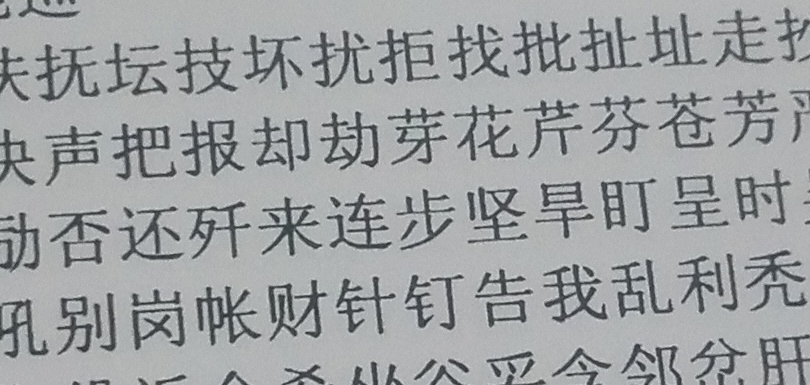
//> input picture real_img2s.jpg, 810 x 385 px
$ ./project   (built with g++ and OpenCV 4)
//> lines starting //> are read from the running program, lines starting //| are printed output that depends on the picture; after the words box and inside, x2 and y2 are one past the last pixel; in counts of white or black regions, pixels touching at a corner belong together
#include <opencv/cv.h>
#include <opencv2/highgui.hpp>
#include <opencv/cxcore.h>
#include <sys/time.h>

#define IMAGE "/Users/W_littlewhite/Documents/Git/OCR-Cut/real_img2s.jpg"

using namespace cv;

int* project(IplImage* src,int number);

void cut(int* h,IplImage* src,int number);

bool IsDimodal(double HistGram[256]);

int FindThreshold(IplImage* imgSrc);

IplImage* rotate(IplImage* src,double angle);

double findAngle(IplImage* src);

long getCurrentTime()
{
    struct timeval tv;
    gettimeofday(&tv,NULL);
    return tv.tv_sec * 1000 + tv.tv_usec / 1000;
}

//计数器
int count = 0;

int main(int argc, char* argv[])
{

    printf("begin:%ld\n",getCurrentTime());
    //    加载图像
    IplImage* imgSrc = cvLoadImage(IMAGE,CV_LOAD_IMAGE_COLOR);
//> imgSrc is the input picture: 385 rows x 810 cols, CV_8UC3; mean B, G, R 163.4, 161.7, 158.9

    //    将图像转换为灰度图
    IplImage* img_gray = cvCreateImage(cvGetSize(imgSrc), IPL_DEPTH_8U, 1);
    cvCvtColor(imgSrc, img_gray, CV_BGR2GRAY);

//    查找阈值
    int threshold = FindThreshold(img_gray);
//> after the loop in FindThreshold, `for(int y = 0;y < imgSrc->height;y++)`: HistGram = 256 values, max 26521 at index 179, min 0 at index 0, mean 1218.2
//> the loop in FindThreshold, `while (IsDimodal(HistGram) == false)` made 10 passes
//> after the loop in FindThreshold, `while (IsDimodal(HistGram) == false)`: HistGram = 256 values, max 20205.3 at index 179, min 0 at index 0, mean 1218.2; Iter = 10
//> threshold = 119

//    全局二值化处理
    cvThreshold(img_gray, img_gray, threshold, 255, CV_THRESH_BINARY_INV);
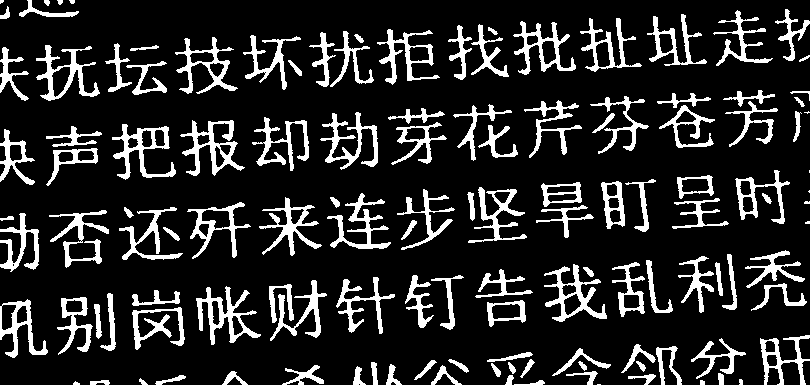
//> img_gray: 385 rows x 810 cols, CV_8UC1; 15.7% white; 129 white regions (9 under 20 px), largest, box (x1, y1, x2, y2) and area: (196, 286, 261, 345) 1217, (180, 120, 245, 176) 1165, (544, 264, 607, 322) 1102

//    局部自适应二值化处理
//    cvAdaptiveThreshold(img_gray, img_gray, 255,CV_ADAPTIVE_THRESH_MEAN_C,CV_THRESH_BINARY_INV);// CV_THRESH_BINARY_INV使得背景为黑色，字符为白色，这样找到的最外层才是字符的最外层

    //膨胀操作
    cvDilate(img_gray, img_gray,NULL,1);
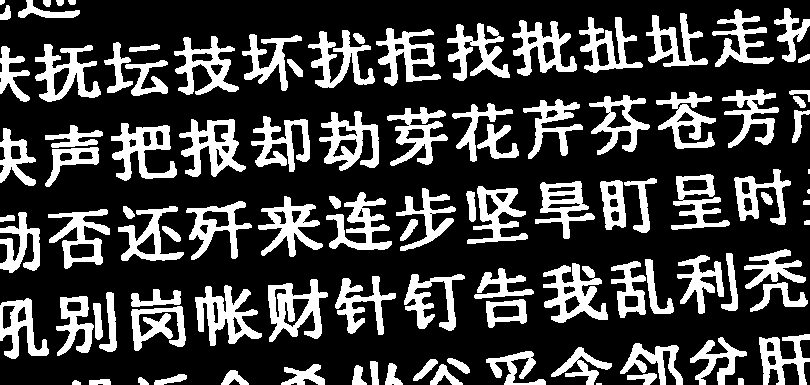
//> img_gray: 385 rows x 810 cols, CV_8UC1; 25.7% white; 104 white regions (3 under 20 px), largest, box (x1, y1, x2, y2) and area: (195, 285, 262, 346) 1896, (268, 279, 328, 342) 1847, (543, 263, 608, 323) 1845

    double angle = findAngle(img_gray);
//> in findAngle, `cvCanny( img_temp, img_temp, 50, 200, 3 );`:
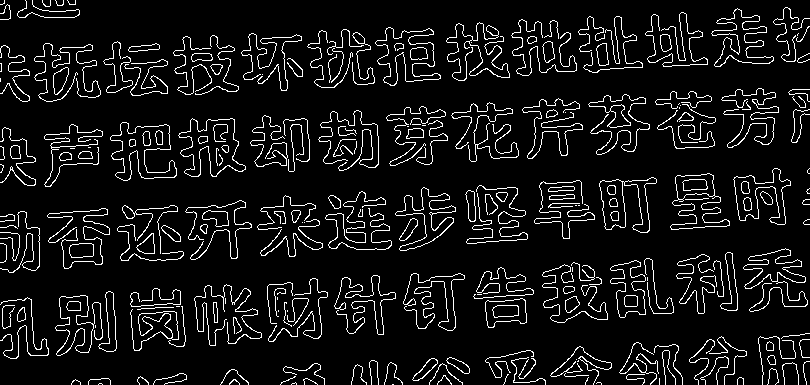
//> img_temp: 385 rows x 810 cols, CV_8UC1; 8.2% white in thin lines or dots
//> in findAngle, `lines = cvHoughLines2( img_temp, storage, CV_HOUGH_PROBABILISTIC, 1, C..`: lines = 55 items
//> the loop in findAngle, `for( i = 0; i < lines->total; i++ )` made 55 passes
//> after the loop in findAngle, `for (int m = 0; m<i-1; m++)`: linesLong = 100 values, max 810 at index 0, min 0 at index 55, mean 424.8
//> the loop in findAngle, `for( i = 0; i < lines->total; i++ )` made 55 passes
//> alpha on pass 40: 0.0865
//> angle = 0.0865
    //    cvCanny( img_gray, img_gray, 50, 200, 3 );

    imgSrc = rotate(imgSrc, -angle*180/M_PI);
//> in rotate, `cvZero(dst);`: dst: 385 rows x 810 cols, CV_8UC3; every value is 0
//> in rotate, `cvWarpAffine(src,dst,rot_mat);`:
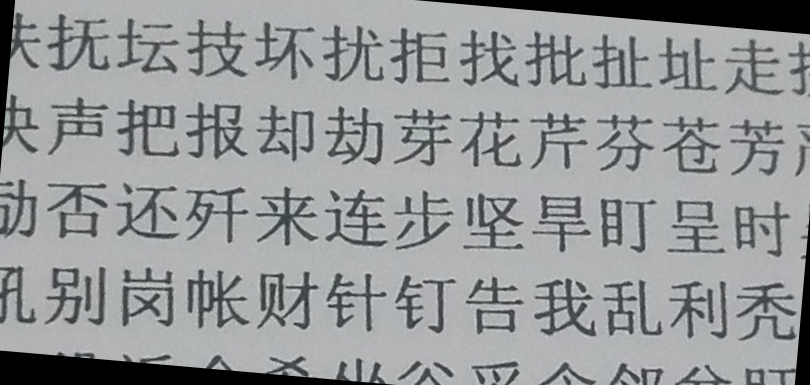
//> dst: 385 rows x 810 cols, CV_8UC3; mean B, G, R 154.8, 153.2, 150.5
    img_gray = rotate(img_gray, -angle*180/M_PI);
//> call 2 of rotate, with angle = -4.96
//> in rotate (call 2), `cvZero(dst);`: dst: 385 rows x 810 cols, CV_8UC1; every value is 0
//> in rotate (call 2), `cvWarpAffine(src,dst,rot_mat);`:
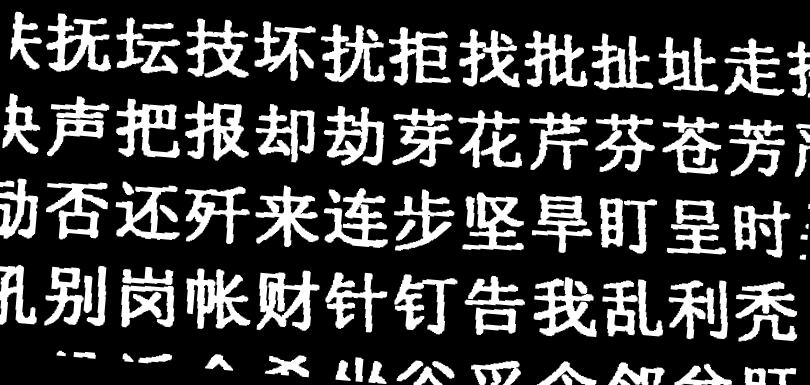
//> dst: 385 rows x 810 cols, CV_8UC1; min 0, max 255, mean 62.5

    cvNamedWindow("Threshold",0);
    cvShowImage("Threshold", img_gray);

//    执行行投影操作
    int *h = project(img_gray,img_gray->height);
//> in project, `cvDilate(img_temp, img_temp,NULL);`:
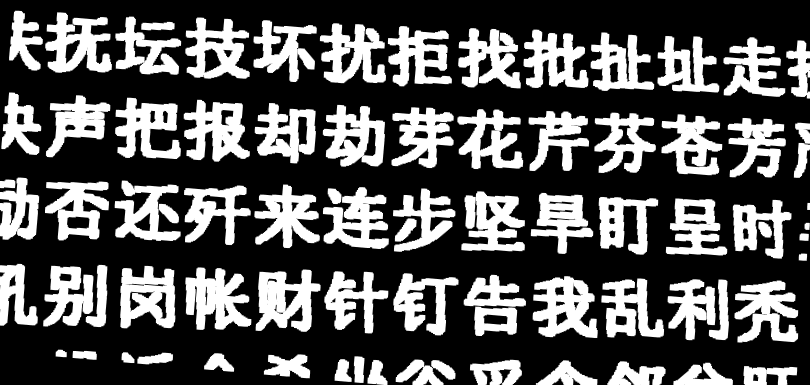
//> img_temp: 385 rows x 810 cols, CV_8UC1; 18.41% of pixels changed, all inside (x1, y1, x2, y2) = (0, 10, 810, 385)

//    执行分割操作
    cut(h,img_gray,img_gray->height);
//> after the loop in cut, `for(int i = 0;i < number;i++)`:
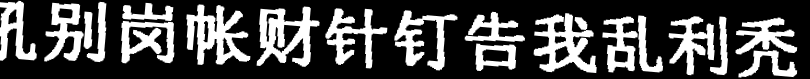
//> imgNo: 79 rows x 810 cols, CV_8UC1; min 0, max 255, mean 75.4
//> after the loop in cut, `for(int i = 0;i < number;i++)`: inWord = true; start = 350; end = 342; szName = ""; count = 36

    printf("找到的汉字数量为：%d",count);
//| 找到的汉字数量为：36

    printf("\nend:%ld\n",getCurrentTime());
    //显示
    cvWaitKey(0);
    cvReleaseImage(&imgSrc);
    cvReleaseImage(&img_gray);
    cvDestroyAllWindows();
    return 0;
}


int* project(IplImage* src,int number) {
//
    IplImage* img_temp = cvCreateImage(cvGetSize(src), IPL_DEPTH_8U, 1);
    cvCopyImage(src, img_temp);
    //膨胀操作
    cvDilate(img_temp, img_temp,NULL);

    cvShowImage("Dilate", img_temp);
    //存储投影值的数组
    int* a = new int[number];
    for(int i = 0;i < number;i++) {
        a[i] = 0;
    }
    //对每一行计算投影值
    for(int y = 0;y < img_temp->height;y++)
    {
        uchar* ptr = (uchar*)(img_temp->imageData + y*img_temp->widthStep);
        //遍历这一行的每一个像素，如果是有效的，累加投影值
        for(int x = 0;x < img_temp->width;x++)
        {
            if(ptr[x] == 255) {
                if (number == img_temp->height) {
                    a[y]++;
                } else {
                    a[x]++;
                }
            }
        }
    }

    return a;
}


void cut(int* a,IplImage* src,int number) {
    bool inWord = false;
    //分割开始位置和结束位置
    int start = 0,end = 0;
    //    存储每一行的图片
    IplImage* imgNo;
    char szName[100] = {0};
    //存储
    for(int i = 0;i < number;i++)
    {
        if(!inWord && a[i] > 0) {
            inWord = true;
            start = i;
        }else if(inWord && a[i] == 0) {
            inWord = false;
            end = i;
            if(number == src->height) {
                imgNo = cvCreateImage(cvSize(src->width,end-start+1), IPL_DEPTH_8U, 1);
                cvSetImageROI(src, cvRect(0, start, imgNo->width, imgNo->height));
                cvCopyImage(src, imgNo);
                cvResetImageROI(src);
                //对每一行的图像进行列投影处理
                int* w = project(imgNo,imgNo->width);
                cut(w,imgNo,imgNo->width);

            }else {
                imgNo = cvCreateImage(cvSize(end-start+1,src->height), IPL_DEPTH_8U, 1);
                cvSetImageROI(src, cvRect(start, 0, imgNo->width, imgNo->height));
                cvCopyImage(src, imgNo);
                cvResetImageROI(src);
                //            显示每一行的结果
                sprintf(szName, "windowstart_%d", ++count);
                cvNamedWindow(szName);
                cvShowImage(szName, imgNo);
                cvReleaseImage(&imgNo);
            }
        }
    }
    return;
}


//双峰波谷法查找二值化阈值
int FindThreshold(IplImage* imgSrc) {
    int Iter = 0;
    double HistGram[256] = {0};   // 基于精度问题，一定要用浮点数来处理，否则得不到正确的结果
    double HistGramB[256] = {0};        // 求均值的过程会破坏前面的数据，因此需要两份数据
    //获得像素值直方图
    for(int y = 0;y < imgSrc->height;y++)
    {
        uchar* ptr = (uchar*)(imgSrc->imageData + y*imgSrc->widthStep);
        for(int x = 0;x < imgSrc->width;x++)
        {
            for(int num = 0;num<256;num++) {
                if(ptr[x] == num) HistGram[num]++;
            }
        }
    }
    // 通过三点求均值来平滑直方图
    while (IsDimodal(HistGram) == false)            // 判断是否已经是双峰的图像了
    {
        HistGramB[0] = (HistGram[0] + HistGram[0] + HistGram[1]) / 3;                 // 第一点
        for (int x = 1; x < 255; x++)
            HistGramB[x] = (HistGram[x - 1] + HistGram[x] + HistGram[x + 1]) / 3;     // 中间的点
        HistGramB[255] = (HistGram[254] + HistGram[255] + HistGram[255]) / 3;       //最后一点
        for (int x = 0; x < 256; x++)
        {
            HistGram[x] = HistGramB[x];
        }
        Iter++;
        if (Iter >= 1000) return -1;        // 直方图无法平滑为双峰的，返回错误代码
    }
    // 阈值极为两峰之间的最小值
    bool Peakfound = false;
    for (int x = 1; x < 255; x++)
    {
        if (HistGram[x - 1] < HistGram[x] && HistGram[x + 1] < HistGram[x]) Peakfound = true;
        if (Peakfound == true && HistGram[x - 1] >= HistGram[x] && HistGram[x + 1] >= HistGram[x])
            return x - 1;
    }
    return -1;
}

bool IsDimodal(double HistGram[256]) {
    // 对直方图的峰进行计数，只有峰数位2才为双峰
    int Count = 0;
    for (int x = 1; x < 256; x++)
    {
        if (HistGram[x - 1] < HistGram[x] && HistGram[x + 1] < HistGram[x])
        {
            Count++;
            if (Count > 2) return false;
        }
    }
    if (Count == 2)
        return true;
    else
        return false;
}

//通过Hough变换来检测直线并返回角度
double findAngle(IplImage* src) {
    CvMemStorage* storage = cvCreateMemStorage(0);
    CvSeq* lines = 0;
    CvPoint* line;
    int linesLong[100] = {0};
    int i;
    double alpha = 0;

    IplImage* img_temp = cvCreateImage(cvGetSize(src), IPL_DEPTH_8U, 1);
    cvCopyImage(src, img_temp);

    cvCanny( img_temp, img_temp, 50, 200, 3 );

    //    cvCvtColor( src, src, CV_GRAY2BGR );

    //累积概率hough变换
    lines = cvHoughLines2( img_temp, storage, CV_HOUGH_PROBABILISTIC, 1, CV_PI/180, 100, 50, 100 );
    for( i = 0; i < lines->total; i++ )
    {
        //        获取到每一条直线的长度
        line = (CvPoint*)cvGetSeqElem(lines,i);
        linesLong[i] = (int)sqrt((line[1].x - line[0].x) * (line[1].x - line[0].x) + (line[1].y - line[0].y) * (line[1].y - line[0].y));

    }
    //    冒泡排序找到最长直线
    for (int m = 0; m<i-1; m++) {
        for (int n = 1; n<i; n++) {
            if (linesLong[m]<=linesLong[n]) {
                int temp = linesLong[m];
                linesLong[m] = linesLong[n];
                linesLong[n] = temp;
            }
        }
    }
    //    选取最长直线为标准求角度
    for( i = 0; i < lines->total; i++ )
    {
        line = (CvPoint*)cvGetSeqElem(lines,i);
        if ((int)sqrt((line[1].x - line[0].x) * (line[1].x - line[0].x) + (line[1].y - line[0].y) * (line[1].y - line[0].y)) == linesLong[0]) {
            alpha = atan(std::abs(1.0*(line[1].y - line[0].y)/(line[1].x - line[0].x)));
            //            printf("%lf",alpha);
        }
    }
    return alpha;

}

//传入角度对图像进行旋转
IplImage* rotate(IplImage* src,double angle) {
    //    创建矩阵
    CvMat* rot_mat = cvCreateMat(2,3,CV_32FC1);
    IplImage *dst;
    //        复制图像
    dst = cvCloneImage(src);
    //        设置原点
    dst->origin = src->origin;
    //        初始化元素值
    cvZero(dst);

    //COMPUTE ROTATION MATRIX
    //        创建旋转矩阵
    CvPoint2D32f center = cvPoint2D32f(src->width/2,
                                       src->height/2);
    double scale = 1;
    //        生成旋转的映射矩阵
    cv2DRotationMatrix(center,angle,scale,rot_mat);
    //        进行仿射变换
    cvWarpAffine(src,dst,rot_mat);

    return dst;

}

$ run again, with real_img4s.jpg copied over real_img2s.jpg
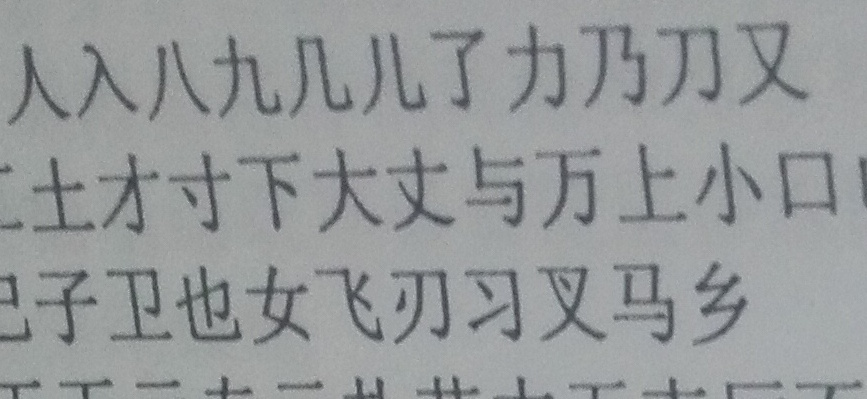
//> input picture real_img4s.jpg, 867 x 399 px
//> imgSrc is the input picture: 399 rows x 867 cols, CV_8UC3; mean B, G, R 154.6, 153.4, 150.2
//> after the loop in FindThreshold, `for(int y = 0;y < imgSrc->height;y++)`: HistGram = 256 values, max 24060 at index 161, min 0 at index 0, mean 1351.3
//> the loop in FindThreshold, `while (IsDimodal(HistGram) == false)` made 6 passes
//> after the loop in FindThreshold, `while (IsDimodal(HistGram) == false)`: HistGram = 256 values, max 21899.1 at index 162, min 0 at index 0, mean 1351.3; Iter = 6
//> threshold = 103
//> `cvDilate(img_gray, img_gray,NULL,1);`:
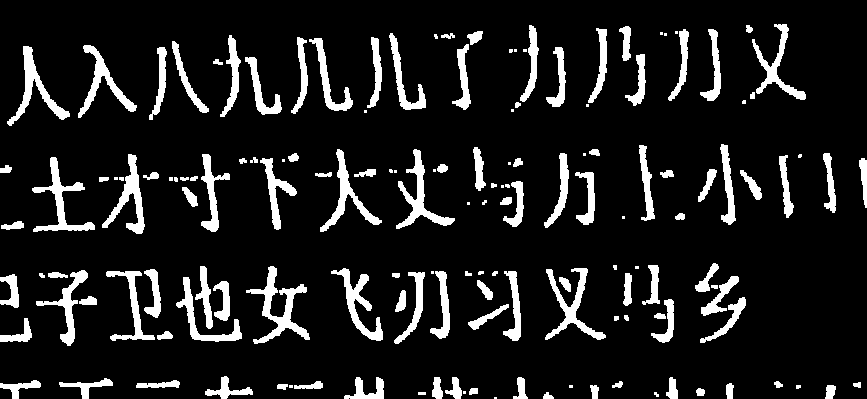
//> img_gray: 399 rows x 867 cols, CV_8UC1; 11.5% white; 154 white regions (36 under 20 px), largest, box (x1, y1, x2, y2) and area: (246, 266, 310, 344) 1373, (32, 157, 95, 232) 1118, (396, 149, 455, 229) 1106
//> lines = 7 items
//> the loop in findAngle, `for( i = 0; i < lines->total; i++ )` made 7 passes
//> after the loop in findAngle, `for (int m = 0; m<i-1; m++)`: linesLong = 100 values, max 860 at index 0, min 0 at index 7, mean 54.02
//> the loop in findAngle, `for( i = 0; i < lines->total; i++ )` made 7 passes
//> alpha on passes 3, 6: 0, 0
//> angle = 0
//> dst: 399 rows x 867 cols, CV_8UC3; every value is 0
//> rot_mat = [[1, 0, 0], [0, 1, 0]]
//> dst: 399 rows x 867 cols, CV_8UC1; 11.53% of pixels changed, all inside (x1, y1, x2, y2) = (0, 24, 867, 399)
//> after the loop in cut, `for(int i = 0;i < number;i++)`:
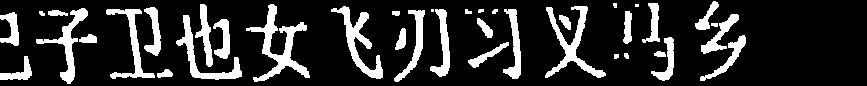
//> imgNo: 86 rows x 867 cols, CV_8UC1; 17.5% white; 39 white regions (3 under 20 px), largest, box (x1, y1, x2, y2) and area: (246, 4, 310, 82) 1373, (545, 6, 606, 78) 1096, (331, 6, 383, 79) 1026
//> after the loop in cut, `for(int i = 0;i < number;i++)`: inWord = true; start = 375; end = 347; szName = ""; count = 57
//| 找到的汉字数量为：57

$ run again, with real_img5s.jpg copied over real_img2s.jpg
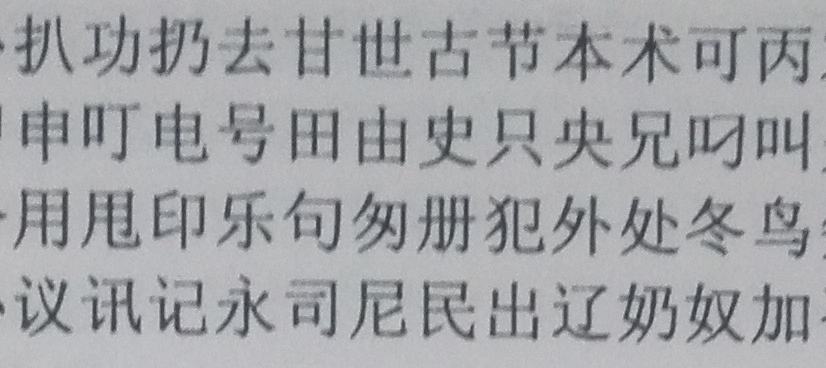
//> input picture real_img5s.jpg, 826 x 368 px
//> imgSrc is the input picture: 368 rows x 826 cols, CV_8UC3; mean B, G, R 168.4, 165.3, 164.3
//> after the loop in FindThreshold, `for(int y = 0;y < imgSrc->height;y++)`: HistGram = 256 values, max 16939 at index 182, min 0 at index 0, mean 1187.4
//> the loop in FindThreshold, `while (IsDimodal(HistGram) == false)` made 26 passes
//> after the loop in FindThreshold, `while (IsDimodal(HistGram) == false)`: HistGram = 256 values, max 12804.6 at index 181, min 0 at index 0, mean 1187.4; Iter = 26
//> threshold = 98
//> `cvDilate(img_gray, img_gray,NULL,1);`:
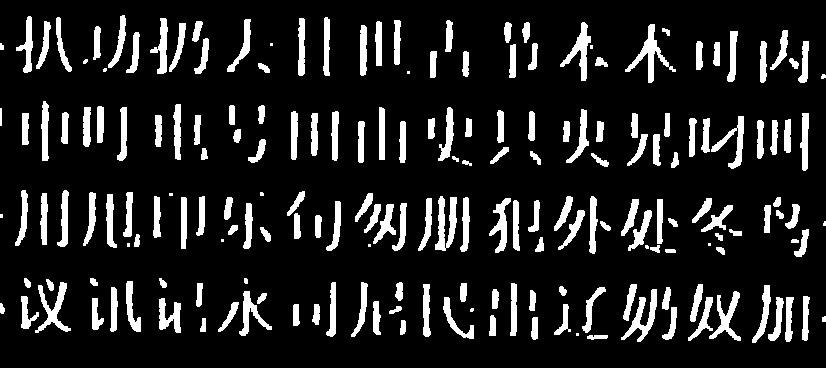
//> img_gray: 368 rows x 826 cols, CV_8UC1; 13.1% white; 198 white regions (16 under 20 px), largest, box (x1, y1, x2, y2) and area: (625, 24, 676, 83) 704, (435, 196, 457, 251) 667, (621, 289, 657, 342) 626
//> lines = 5 items
//> the loop in findAngle, `for( i = 0; i < lines->total; i++ )` made 5 passes
//> after the loop in findAngle, `for (int m = 0; m<i-1; m++)`: linesLong = 100 values, max 806 at index 0, min 0 at index 5, mean 25.35
//> the loop in findAngle, `for( i = 0; i < lines->total; i++ )` made 5 passes
//> alpha on pass 5: 0.0174
//> angle = 0.0174
//> after the loop in cut, `for(int i = 0;i < number;i++)`:
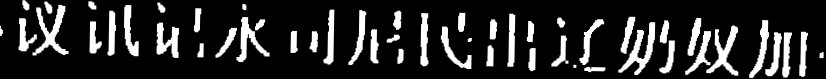
//> imgNo: 79 rows x 826 cols, CV_8UC1; min 0, max 255, mean 41
//> after the loop in cut, `for(int i = 0;i < number;i++)`: inWord = false; start = 271; end = 349; szName = ""; count = 122
//| 找到的汉字数量为：122
